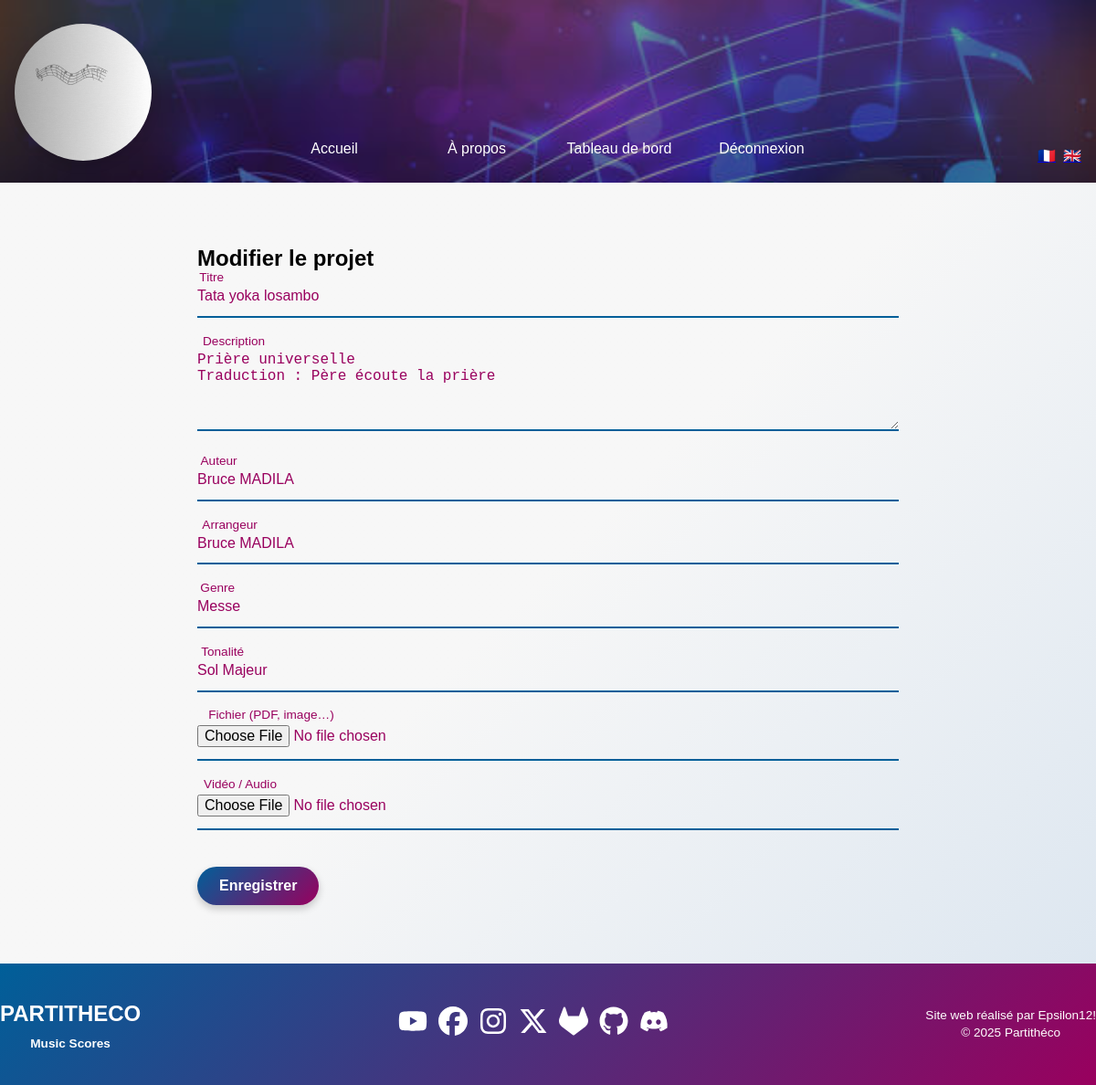
/edit.php?id=7&lang=fr (signed in), run on the app's committed database.
### tables this page shows
CREATE TABLE projects (
                id INTEGER PRIMARY KEY AUTOINCREMENT,
                user_id INTEGER NOT NULL,
                title TEXT NOT NULL,
                description TEXT NOT NULL,
                thumbnail TEXT,
                date_publication DATETIME DEFAULT CURRENT_TIMESTAMP, media TEXT, author TEXT, arranger TEXT, genre TEXT, tonality TEXT,
                FOREIGN KEY(user_id) REFERENCES users(id)
            );

### assets/locales/trad.php (called while the page is built, shortened)
<?php
$lang = $_SESSION['lang']
         ?? ($_COOKIE['lang'] ?? 'fr');

### classes/Database.php (called while the page is built, shortened)
<?php
class Database {
    private PDO $pdo;
    public function __construct(string $dbPath = __DIR__ . '/../db.sqlite') {
        $this->pdo = new PDO('sqlite:' . $dbPath);
        $this->pdo->setAttribute(PDO::ATTR_ERRMODE, PDO::ERRMODE_EXCEPTION);
        try {
            $this->pdo->exec("
                CREATE TABLE IF NOT EXISTS users (
                    id       INTEGER PRIMARY KEY AUTOINCREMENT,
                    username TEXT    NOT NULL UNIQUE,
                    email    TEXT    NOT NULL UNIQUE,
                    password TEXT    NOT NULL
                )
            ");
            $this->pdo->exec("
                CREATE TABLE IF NOT EXISTS projects (
                    id               INTEGER PRIMARY KEY AUTOINCREMENT,
                    user_id          INTEGER NOT NULL,
                    title            TEXT    NOT NULL,
                    description      TEXT    NOT NULL,
                    thumbnail        TEXT,
                    media            TEXT,
                    author           TEXT,
                    arranger         TEXT,
                    genre            TEXT,
                    tonality         TEXT,
                    date_publication DATETIME DEFAULT CURRENT_TIMESTAMP,
                    FOREIGN KEY(user_id) REFERENCES users(id)
                )
            ");
            $this->pdo->exec("
                CREATE TABLE IF NOT EXISTS comments (
                    id          INTEGER PRIMARY KEY AUTOINCREMENT,
                    project_id  INTEGER NOT NULL,
                    author      TEXT NOT NULL,
                    content     TEXT NOT NULL,
                    created_at  DATETIME DEFAULT CURRENT_TIMESTAMP,
                    FOREIGN KEY(project_id) REFERENCES projects(id)
                )
            ");
            $this->pdo->exec("
                CREATE TABLE IF NOT EXISTS subscribers (
                    id    INTEGER PRIMARY KEY AUTOINCREMENT,
                    email TEXT NOT NULL UNIQUE,
                    created_at DATETIME DEFAULT CURRENT_TIMESTAMP
                )
            ");
            $existing = $this->pdo
                ->query("PRAGMA table_info(projects)")
                ->fetchAll(PDO::FETCH_COLUMN, 1);
        } catch (PDOException $e) {
            die("Database error: " . $e->getMessage());
        }
    }
    public function getPDO(): PDO {
        return $this->pdo;
    }
}

### classes/Project.php (called while the page is built, shortened)
<?php
class Project {
    private PDO $pdo;
    public function __construct(PDO $pdo) {
        $this->pdo = $pdo;
    }
    public function getProjectById(int $id) {
        $stmt = $this->pdo->prepare("
            SELECT
              p.*,
              u.username AS publisher
            FROM projects p
            JOIN users    u ON p.user_id = u.id
            WHERE p.id = :id
        ");
        $stmt->bindValue(':id', $id, PDO::PARAM_INT);
        $stmt->execute();
        return $stmt->fetch(PDO::FETCH_ASSOC);
    }
}

### edit.php (the view, shortened to what this page needs)
<?php
$projectId = (int)($_GET['id'] ?? 0);
require_once 'classes/Database.php';
require_once 'classes/Project.php';
$db         = new Database();
$projectObj = new Project($db->getPDO());
$project    = $projectObj->getProjectById($projectId);
$title       = $project['title'];
$description = $project['description'];
$author      = $project['author'];
$arranger    = $project['arranger'];
$genre       = $project['genre'];
$tonality    = $project['tonality'];
include 'includes/header.php';
include 'includes/navbar.php';
?>
<main>
  <section class="animated-form create-section">
    <h1>Modifier le projet</h1>
    <?php $delay = 0.1; ?>
    <form action="edit.php?id=<?= $projectId ?>&lang=<?= htmlspecialchars($lang) ?>"
          method="post"
          enctype="multipart/form-data"
          novalidate>
      <div class="form-group" style="--delay:<?= $delay ?>s">
        <input type="text" id="title" name="title"
               placeholder=" " value="<?= htmlspecialchars($title) ?>"
               required maxlength="100">
        <label for="title">Titre</label>
        <div class="form-line"></div><p class="error-message"></p>
      </div>
      <?php $delay += 0.1; ?>
      <div class="form-group" style="--delay:<?= $delay ?>s">
        <textarea id="description" name="description"
                  rows="4" placeholder=" "
                  required><?= htmlspecialchars($description) ?></textarea>
        <label for="description">Description</label>
        <div class="form-line"></div><p class="error-message"></p>
      </div>
      <?php $delay += 0.1; ?>
      <div class="form-group" style="--delay:<?= $delay ?>s">
        <input type="text" id="author" name="author"
               placeholder=" " value="<?= htmlspecialchars($author) ?>">
        <label for="author">Auteur</label>
        <div class="form-line"></div><p class="error-message"></p>
      </div>
      <?php $delay += 0.1; ?>
      <div class="form-group" style="--delay:<?= $delay ?>s">
        <input type="text" id="arranger" name="arranger"
               placeholder=" " value="<?= htmlspecialchars($arranger) ?>">
        <label for="arranger">Arrangeur</label>
        <div class="form-line"></div><p class="error-message"></p>
      </div>
      <?php $delay += 0.1; ?>
      <div class="form-group" style="--delay:<?= $delay ?>s">
        <input type="text" id="genre" name="genre"
               placeholder=" " value="<?= htmlspecialchars($genre) ?>">
        <label for="genre">Genre</label>
        <div class="form-line"></div><p class="error-message"></p>
      </div>
      <?php $delay += 0.1; ?>
      <div class="form-group" style="--delay:<?= $delay ?>s">
        <input type="text" id="tonality" name="tonality"
               placeholder=" " value="<?= htmlspecialchars($tonality) ?>">
        <label for="tonality">Tonalité</label>
        <div class="form-line"></div><p class="error-message"></p>
      </div>
      <?php $delay += 0.1; ?>
      <div class="form-group" style="--delay:<?= $delay ?>s">
        <input type="file" id="file" name="file" placeholder=" ">
        <label for="file">Fichier (PDF, image…)</label>
        <div class="form-line"></div><p class="error-message"></p>
      </div>
      <?php $delay += 0.1; ?>
      <div class="form-group" style="--delay:<?= $delay ?>s">
        <input type="file" id="media" name="media" placeholder=" ">
        <label for="media">Vidéo / Audio</label>
        <div class="form-line"></div><p class="error-message"></p>
      </div>
      <?php $delay += 0.1; ?>
      <button type="submit" class="form-btn" style="--delay:<?= $delay ?>s">
        Enregistrer
      </button>
    </form>
  </section>
</main>
<?php include 'includes/footer.php'; ?>

### assets/css/base.css (style rules this page uses)
:root { --primary-light: #005f99; --text-action: #99005E; --background: #f4f4f4; --font-family: Arial, sans-serif; }
*, *::before, *::after { box-sizing: border-box; margin: 0; padding: 0; }
html, body { height: 100%; }
body { display: flex; flex-direction: column; min-height: 100vh; font-family: var(--font-family); background-color: var(--background); line-height: 1.6; }
main { flex: 1; position: relative; z-index: 0; }
main { background: linear-gradient( 135deg, rgba(255, 255, 255, 0.272) 50%, rgba(220,230,240,0.95) 100% ); }

### assets/css/buttons.css (style rules this page uses)
.btn-primary, .btn-load-more, .newsletter-form button, .comment-form button, .form-btn, #backToTop { display: inline-flex; align-items: center; justify-content: center; gap: 0.5rem; padding: 0.75rem 1.5rem; background: linear-gradient( 135deg, var(--primary-light) 0%, var(--text-action) 100% ); color: #fff; font-weight: 600; font-size: 1rem; border: none; border-radius: 2rem; box-shadow: 0 4px 8px rgba(0,0,0,0.2); cursor: pointer; transition: transform 0.2s ease, box-shadow 0.2s ease, background 0.3s ease; text-decoration: none; }

### assets/css/forms.css (style rules this page uses)
.animated-form { width: 90%; max-width: 800px; margin: 2rem auto; padding: 2rem 1rem; }
.form-group { position: relative; margin-bottom: 1.5rem; opacity: 0; transform: translateY(20px); animation: fadeInUp 0.6s ease-out forwards; animation-delay: var(--delay, 0s); }
.form-group input, .form-group textarea { width: 100%; border: none; border-bottom: 2px solid var(--primary-light); padding: 0.8rem 0; background: transparent; font-size: 1rem; color: var(--text-action); outline: none; }
.form-group input::placeholder, .form-group textarea::placeholder { color: #999; font-style: italic; }
.form-group label { position: absolute; top: 0.8rem; left: 0; font-size: 1rem; color: #666; pointer-events: none; transition: transform 0.3s, font-size 0.3s, color 0.3s; }
.form-group input:focus + label, .form-group input:not(:placeholder-shown) + label, .form-group textarea:focus + label, .form-group textarea:not(:placeholder-shown) + label { transform: translateY(-1.5rem) scale(0.85); color: var(--text-action); }
.form-line { position: absolute; bottom: 0; left: 0; width: 100%; height: 2px; overflow: hidden; }
.form-line::before { content: ""; position: absolute; width: 100%; height: 100%; background: var(--text-action); transform: scaleX(0); transform-origin: left; transition: transform 0.3s ease; }
.form-btn { margin-top: 1rem; }

### data on the page
projects: title "Tata yoka losambo", description "Prière universelle Traduction : Père écoute la prière", author "Bruce MADILA", arranger "Bruce MADILA", genre "Messe", tonality "Sol Majeur"

### other printed values
$t['nav']['home'] "Accueil"
$t['nav']['about'] "À propos"
$t['nav']['admin'] "Tableau de bord"
$t['nav']['logout'] "Déconnexion"
$t['footer']['credits'] "Site web réalisé par Epsilon12!"
